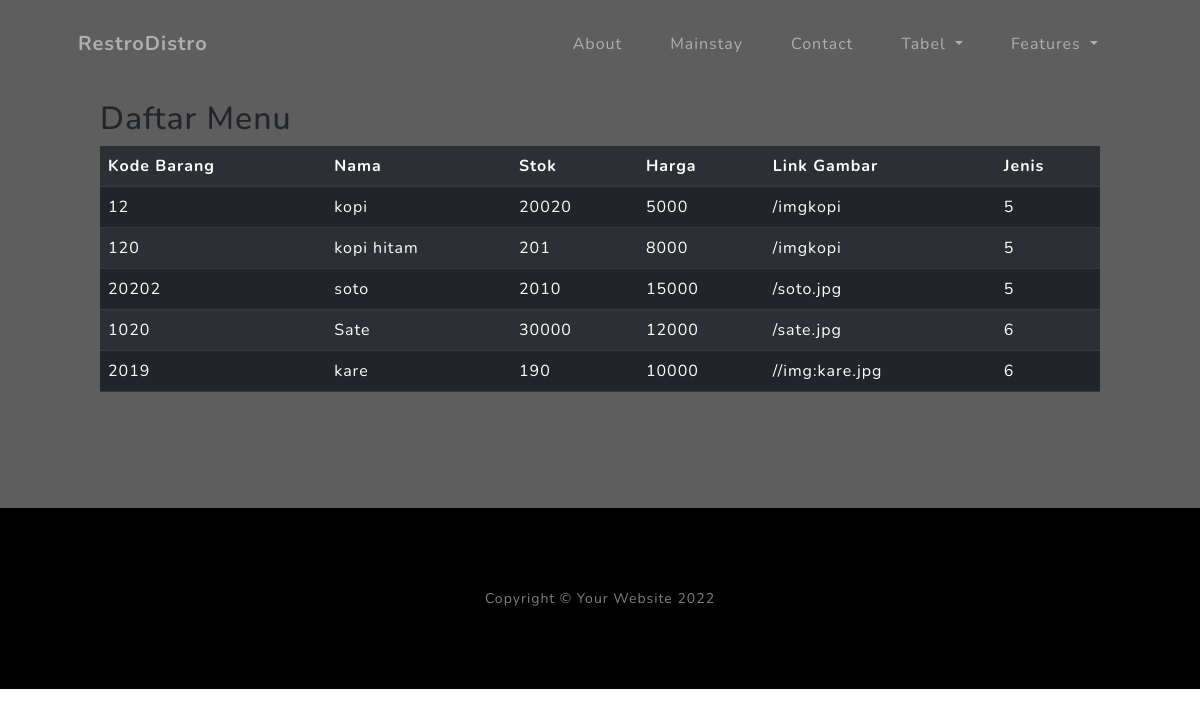
Screenshot of /Vmenu/ with the database file from the repository.
### Dashboard/models.py (models this page shows, shortened)
class Barang(models.Model):
    kodebrg=models.CharField(max_length=8)
    nama=models.CharField(max_length=50)
    stok=models.IntegerField()
    harga=models.BigIntegerField()
    link_gbr=models.CharField(max_length=150, blank=True)
    waktu_posting=models.DateTimeField(auto_now_add=True)
    jenis_id=models.ForeignKey(Jenis, on_delete=models.CASCADE,null=True)

### Dashboard/views.py (the view)
# urls.py: path('Vmenu/', Menu_View),
def Menu_View(request):
    barangs=Barang.objects.all()
    titelnya="Menu"
    konteks={
        'barangs':barangs,
        'titel':titelnya,
    }
    return render(request,'menu.html',konteks)

### templates/menu.html
{% extends 'index.html' %}
{% load static %}
{% block konten %}
<div class="background">
<h2 class="align-center">Daftar Menu</h2>
<table class="table table-dark table-striped">
    <tr>
        <th>Kode Barang</th>
        <th>Nama</th>
        <th>Stok</th>
        <th>Harga</th>
        <th>Link Gambar</th>
        <th>Jenis</th>
    </tr>
{% for Barang in barangs %}
    <tr>
        <td>{{ Barang.kodebrg }}</td>
        <td>{{ Barang.nama }}</td>
        <td>{{ Barang.stok }}</td>
        <td>{{ Barang.harga }}</td>
        <td>{{ Barang.link_gbr }}</td>
        <td>{{ Barang.jenis_id_id }}</td>
    </tr>
{% endfor %}
</table>
</div>
{% endblock %}

### static/css/style.css (style rules this page uses)
.background { background-color: rgba(0, 0, 0, 0.63); padding: 100px; }

### rows the page displays
Barang: kodebrg "12", nama "kopi", stok "20020", harga "5000", link_gbr "/imgkopi", jenis_id_id "5"
Barang: kodebrg "120", nama "kopi hitam", stok "201", harga "8000", link_gbr "/imgkopi", jenis_id_id "5"
Barang: kodebrg "20202", nama "soto", stok "2010", harga "15000", link_gbr "/soto.jpg", jenis_id_id "5"
Barang: kodebrg "1020", nama "Sate", stok "30000", harga "12000", link_gbr "/sate.jpg", jenis_id_id "6"
Barang: kodebrg "2019", nama "kare", stok "190", harga "10000", link_gbr "//img:kare.jpg", jenis_id_id "6"
